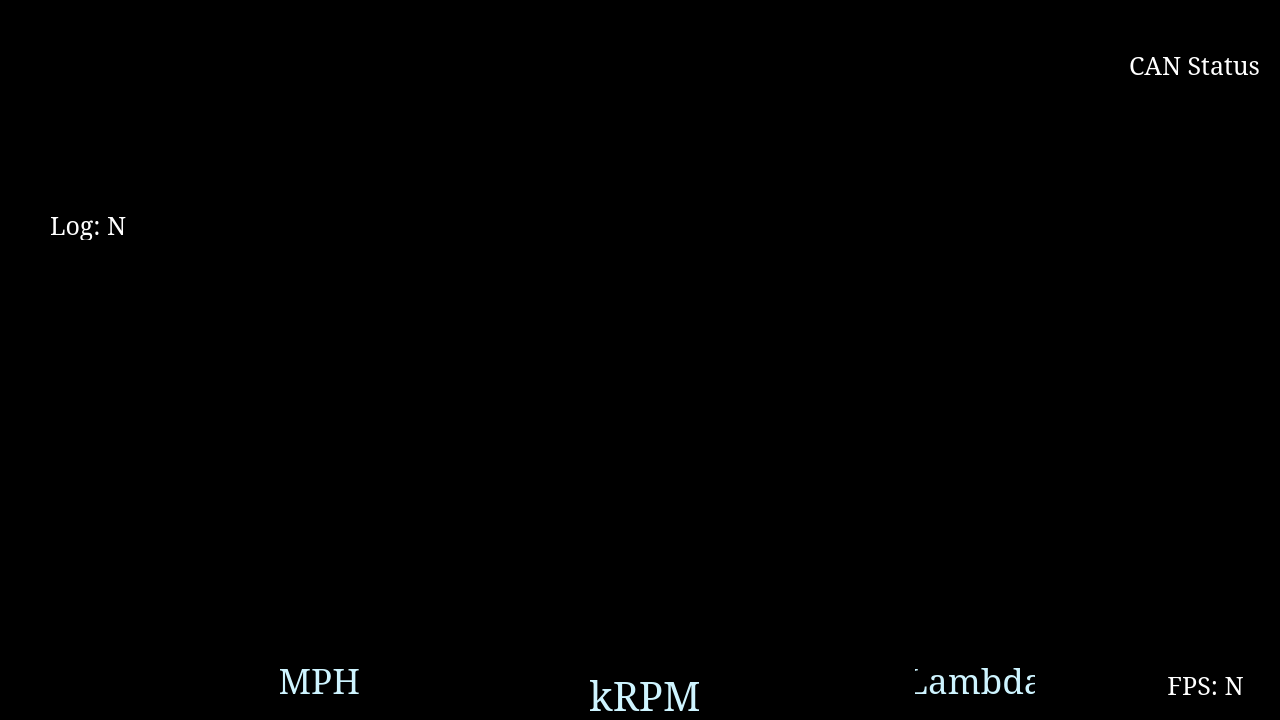
<?xml version="1.0" encoding="UTF-8"?>
<ui version="4.0">
 <class>MainWindow</class>
 <widget class="QMainWindow" name="MainWindow">
  <property name="geometry">
   <rect>
    <x>0</x>
    <y>0</y>
    <width>1280</width>
    <height>720</height>
   </rect>
  </property>
  <property name="sizePolicy">
   <sizepolicy hsizetype="Preferred" vsizetype="Preferred">
    <horstretch>0</horstretch>
    <verstretch>0</verstretch>
   </sizepolicy>
  </property>
  <property name="font">
   <font>
    <family>Garamond</family>
   </font>
  </property>
  <property name="windowTitle">
   <string>MainWindow</string>
  </property>
  <property name="styleSheet">
   <string notr="true">background-color: black;font-family:Garamond;</string>
  </property>
  <widget class="QWidget" name="centralwidget">
   <property name="font">
    <font>
     <family>Garamond</family>
    </font>
   </property>
   <widget class="VelocityDial" name="VelocityDial" native="true">
    <property name="geometry">
     <rect>
      <x>140</x>
      <y>410</y>
      <width>375</width>
      <height>375</height>
     </rect>
    </property>
   </widget>
   <widget class="AFRDial" name="AFRDial" native="true">
    <property name="geometry">
     <rect>
      <x>765</x>
      <y>410</y>
      <width>375</width>
      <height>375</height>
     </rect>
    </property>
   </widget>
   <widget class="RPMDial" name="RPMDial" native="true">
    <property name="geometry">
     <rect>
      <x>390</x>
      <y>350</y>
      <width>500</width>
      <height>500</height>
     </rect>
    </property>
   </widget>
   <widget class="QLabel" name="RPMLabel">
    <property name="geometry">
     <rect>
      <x>590</x>
      <y>675</y>
      <width>110</width>
      <height>40</height>
     </rect>
    </property>
    <property name="styleSheet">
     <string notr="true">color: #CEF4FF;background-color:rgba(0,0,0,0);font-size:40px;</string>
    </property>
    <property name="text">
     <string>kRPM</string>
    </property>
    <property name="alignment">
     <set>Qt::AlignCenter</set>
    </property>
   </widget>
   <widget class="QLabel" name="VelocityLabel">
    <property name="geometry">
     <rect>
      <x>280</x>
      <y>665</y>
      <width>80</width>
      <height>30</height>
     </rect>
    </property>
    <property name="styleSheet">
     <string notr="true">color: #CEF4FF;background-color:rgba(0,0,0,0);font-size:35px</string>
    </property>
    <property name="text">
     <string>MPH</string>
    </property>
    <property name="alignment">
     <set>Qt::AlignRight|Qt::AlignTrailing|Qt::AlignVCenter</set>
    </property>
   </widget>
   <widget class="QLabel" name="AFRLabel">
    <property name="geometry">
     <rect>
      <x>915</x>
      <y>665</y>
      <width>120</width>
      <height>30</height>
     </rect>
    </property>
    <property name="styleSheet">
     <string notr="true">color: #CEF4FF;background-color:rgba(0,0,0,0);font-size:35px;</string>
    </property>
    <property name="text">
     <string>Lambda</string>
    </property>
    <property name="alignment">
     <set>Qt::AlignCenter</set>
    </property>
   </widget>
   <widget class="GearWidget" name="Gear" native="true">
    <property name="geometry">
     <rect>
      <x>500</x>
      <y>24</y>
      <width>280</width>
      <height>310</height>
     </rect>
    </property>
   </widget>
   <widget class="BorderBackgroundWidget" name="LeftNumBox" native="true">
    <property name="geometry">
     <rect>
      <x>230</x>
      <y>50</y>
      <width>240</width>
      <height>330</height>
     </rect>
    </property>
    <widget class="CoolantDisplay" name="CoolantTemp" native="true">
     <property name="geometry">
      <rect>
       <x>0</x>
       <y>0</y>
       <width>240</width>
       <height>165</height>
      </rect>
     </property>
    </widget>
    <widget class="ExhaustDisplay" name="ExhaustTemp" native="true">
     <property name="geometry">
      <rect>
       <x>0</x>
       <y>165</y>
       <width>240</width>
       <height>165</height>
      </rect>
     </property>
     <property name="styleSheet">
      <string notr="true">color: white; font-size : 80pt; background-color : rgba(0, 0, 0, 0)</string>
     </property>
    </widget>
   </widget>
   <widget class="BorderBackgroundWidget" name="RightNumBox" native="true">
    <property name="geometry">
     <rect>
      <x>810</x>
      <y>50</y>
      <width>240</width>
      <height>330</height>
     </rect>
    </property>
    <widget class="BrakeDisplay" name="Brake" native="true">
     <property name="geometry">
      <rect>
       <x>0</x>
       <y>0</y>
       <width>240</width>
       <height>165</height>
      </rect>
     </property>
    </widget>
    <widget class="BatteryDisplay" name="Battery" native="true">
     <property name="geometry">
      <rect>
       <x>0</x>
       <y>165</y>
       <width>240</width>
       <height>165</height>
      </rect>
     </property>
    </widget>
   </widget>
   <widget class="QLabel" name="TimeLabel">
    <property name="geometry">
     <rect>
      <x>850</x>
      <y>15</y>
      <width>410</width>
      <height>30</height>
     </rect>
    </property>
    <property name="styleSheet">
     <string notr="true">color: white; font-size : 25px; background-color : rgba(0, 0, 0, 0)</string>
    </property>
    <property name="text">
     <string/>
    </property>
    <property name="alignment">
     <set>Qt::AlignRight|Qt::AlignTrailing|Qt::AlignVCenter</set>
    </property>
   </widget>
   <widget class="QLabel" name="LogLabel">
    <property name="geometry">
     <rect>
      <x>50</x>
      <y>210</y>
      <width>100</width>
      <height>30</height>
     </rect>
    </property>
    <property name="styleSheet">
     <string notr="true">color: white; font-size : 25px; background-color : rgba(0, 0, 0, 0)</string>
    </property>
    <property name="text">
     <string>Log: N</string>
    </property>
    <property name="alignment">
     <set>Qt::AlignLeading|Qt::AlignLeft|Qt::AlignVCenter</set>
    </property>
   </widget>
   <widget class="QLabel" name="CANConnectionLabel">
    <property name="geometry">
     <rect>
      <x>990</x>
      <y>80</y>
      <width>270</width>
      <height>30</height>
     </rect>
    </property>
    <property name="styleSheet">
     <string notr="true">color: white; font-size : 25px; background-color : rgba(0, 0, 0, 0)</string>
    </property>
    <property name="text">
     <string/>
    </property>
    <property name="alignment">
     <set>Qt::AlignRight|Qt::AlignTrailing|Qt::AlignVCenter</set>
    </property>
   </widget>
   <widget class="QLabel" name="CANStatusLabel">
    <property name="geometry">
     <rect>
      <x>1070</x>
      <y>50</y>
      <width>190</width>
      <height>30</height>
     </rect>
    </property>
    <property name="styleSheet">
     <string notr="true">color: white; font-size : 25px; background-color : rgba(0, 0, 0, 0)</string>
    </property>
    <property name="text">
     <string>CAN Status</string>
    </property>
    <property name="alignment">
     <set>Qt::AlignRight|Qt::AlignTrailing|Qt::AlignVCenter</set>
    </property>
   </widget>
   <widget class="QLabel" name="BFRIcon">
    <property name="geometry">
     <rect>
      <x>20</x>
      <y>50</y>
      <width>200</width>
      <height>150</height>
     </rect>
    </property>
    <property name="styleSheet">
     <string notr="true">background-color: rgba(0,0,0,0);</string>
    </property>
    <property name="text">
     <string/>
    </property>
    <property name="pixmap">
     <pixmap resource="../resources.qrc">:/res/bfr_icon</pixmap>
    </property>
    <property name="alignment">
     <set>Qt::AlignCenter</set>
    </property>
   </widget>
   <widget class="ExitLabel" name="ExitLabel">
    <property name="geometry">
     <rect>
      <x>0</x>
      <y>590</y>
      <width>120</width>
      <height>130</height>
     </rect>
    </property>
    <property name="styleSheet">
     <string notr="true">color:white;font-size:30px;background-color: rgba(0,0,0,0);</string>
    </property>
    <property name="text">
     <string/>
    </property>
    <property name="alignment">
     <set>Qt::AlignBottom|Qt::AlignLeading|Qt::AlignLeft</set>
    </property>
   </widget>
   <widget class="QLabel" name="FPSLabel">
    <property name="geometry">
     <rect>
      <x>1150</x>
      <y>660</y>
      <width>111</width>
      <height>51</height>
     </rect>
    </property>
    <property name="styleSheet">
     <string notr="true">color: white; font-size : 25px; background-color : rgba(0, 0, 0, 0)</string>
    </property>
    <property name="text">
     <string>FPS: N</string>
    </property>
    <property name="alignment">
     <set>Qt::AlignCenter</set>
    </property>
   </widget>
   <zorder>LeftNumBox</zorder>
   <zorder>VelocityDial</zorder>
   <zorder>AFRDial</zorder>
   <zorder>RPMDial</zorder>
   <zorder>RPMLabel</zorder>
   <zorder>VelocityLabel</zorder>
   <zorder>AFRLabel</zorder>
   <zorder>Gear</zorder>
   <zorder>RightNumBox</zorder>
   <zorder>TimeLabel</zorder>
   <zorder>LogLabel</zorder>
   <zorder>CANConnectionLabel</zorder>
   <zorder>CANStatusLabel</zorder>
   <zorder>BFRIcon</zorder>
   <zorder>ExitLabel</zorder>
   <zorder>FPSLabel</zorder>
  </widget>
  <widget class="QMenuBar" name="menubar">
   <property name="geometry">
    <rect>
     <x>0</x>
     <y>0</y>
     <width>1280</width>
     <height>22</height>
    </rect>
   </property>
  </widget>
 </widget>
 <customwidgets>
  <customwidget>
   <class>RPMDial</class>
   <extends>QWidget</extends>
   <header>gui/dials/RPMDial.h</header>
   <container>1</container>
  </customwidget>
  <customwidget>
   <class>VelocityDial</class>
   <extends>QWidget</extends>
   <header>gui/dials/VelocityDial.h</header>
   <container>1</container>
  </customwidget>
  <customwidget>
   <class>AFRDial</class>
   <extends>QWidget</extends>
   <header>gui/dials/AFRDial.h</header>
   <container>1</container>
  </customwidget>
  <customwidget>
   <class>GearWidget</class>
   <extends>QWidget</extends>
   <header>gui/gear/GearWidget.h</header>
   <container>1</container>
  </customwidget>
  <customwidget>
   <class>BorderBackgroundWidget</class>
   <extends>QWidget</extends>
   <header>gui/numdisplay/BorderBackgroundWidget.h</header>
   <container>1</container>
  </customwidget>
  <customwidget>
   <class>CoolantDisplay</class>
   <extends>QWidget</extends>
   <header>gui/numdisplay/CoolantDisplay.h</header>
   <container>1</container>
  </customwidget>
  <customwidget>
   <class>ExhaustDisplay</class>
   <extends>QWidget</extends>
   <header>gui/numdisplay/ExhaustDisplay.h</header>
   <container>1</container>
  </customwidget>
  <customwidget>
   <class>BatteryDisplay</class>
   <extends>QWidget</extends>
   <header>gui/numdisplay/BatteryDisplay.h</header>
   <container>1</container>
  </customwidget>
  <customwidget>
   <class>BrakeDisplay</class>
   <extends>QWidget</extends>
   <header>gui/numdisplay/BrakeDisplay.h</header>
   <container>1</container>
  </customwidget>
  <customwidget>
   <class>ExitLabel</class>
   <extends>QLabel</extends>
   <header>gui/misc/ExitLabel.h</header>
  </customwidget>
 </customwidgets>
 <resources>
  <include location="../resources.qrc"/>
 </resources>
 <connections/>
</ui>
